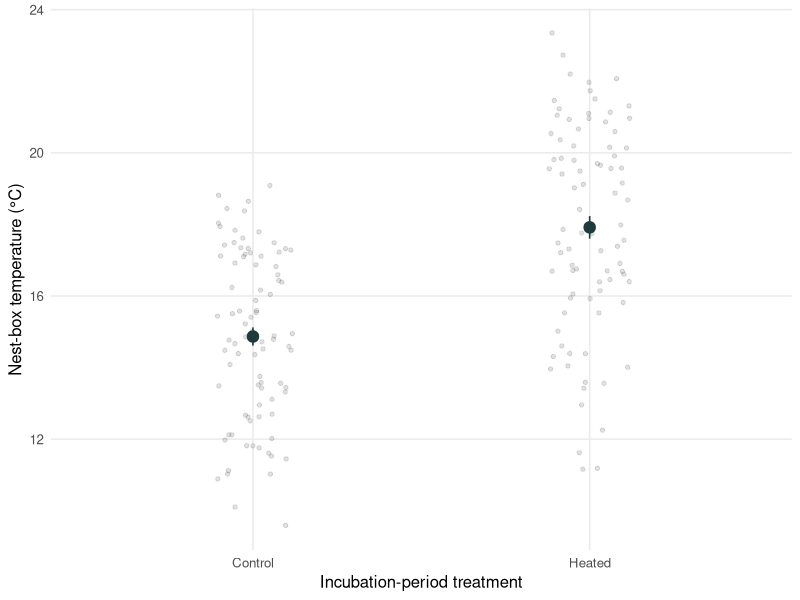
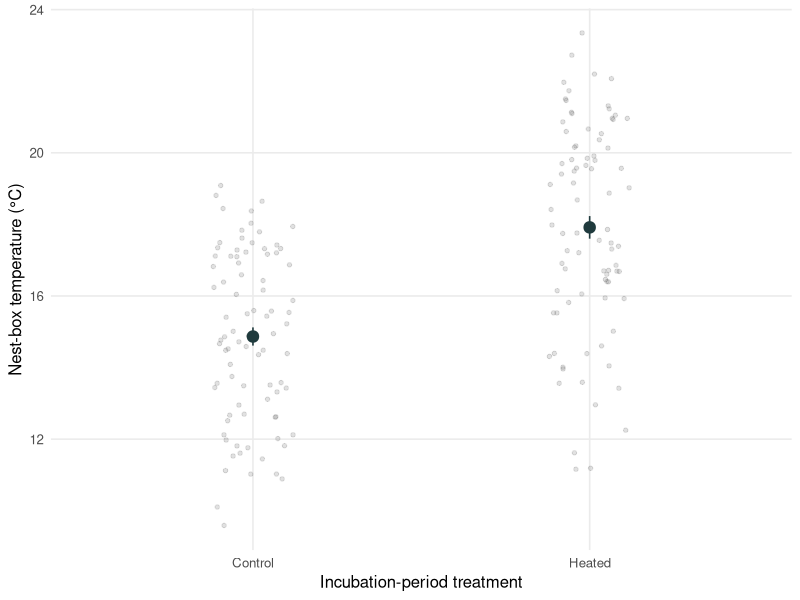

Source code (R) for these figures, in order:
suppressPackageStartupMessages({
  library(readxl)
  library(dplyr)
  library(readr)
  library(ggplot2)
})

dir.create("models", showWarnings = FALSE)
dir.create(file.path("models", "manipulation_check"), showWarnings = FALSE, recursive = TRUE)
dir.create("figures", showWarnings = FALSE)
dir.create(file.path("figures", "manipulation_check"), showWarnings = FALSE, recursive = TRUE)

broods <- read_excel(
  "CF_exp_all_2026.xlsx",
  sheet = "CF_exp.broods_analysis",
  na = c("NA", "", "na", "NaN")
) %>%
  mutate(
    TEMP.BOX = suppressWarnings(as.numeric(TEMP.BOX)),
    EXP.INC = factor(EXP.INC, levels = c("Control", "Heated")),
    YEAR = factor(YEAR)
  ) %>%
  filter(!is.na(TEMP.BOX), !is.na(EXP.INC), !is.na(YEAR)) %>%
  droplevels()

manipulation_model <- lm(TEMP.BOX ~ EXP.INC + YEAR, data = broods)

means <- broods %>%
  group_by(EXP.INC) %>%
  summarise(
    n = n(),
    mean_temp = mean(TEMP.BOX),
    se_temp = sd(TEMP.BOX) / sqrt(n()),
    .groups = "drop"
  )

drop_tests <- drop1(manipulation_model, test = "F")
test_table <- as.data.frame(drop_tests) %>%
  tibble::rownames_to_column("term") %>%
  filter(term %in% c("EXP.INC", "YEAR")) %>%
  transmute(
    term,
    df = Df,
    sum_of_squares = `Sum of Sq`,
    F_value = `F value`,
    p_value = `Pr(>F)`
  )

treatment_estimate <- tibble(
  term = "EXP.INCHeated",
  estimate = coef(summary(manipulation_model))["EXP.INCHeated", "Estimate"],
  std_error = coef(summary(manipulation_model))["EXP.INCHeated", "Std. Error"],
  statistic = coef(summary(manipulation_model))["EXP.INCHeated", "t value"],
  p_value = coef(summary(manipulation_model))["EXP.INCHeated", "Pr(>|t|)"],
  residual_df = df.residual(manipulation_model),
  n = nrow(broods)
)

write_csv(means, "models/manipulation_check/nestbox_temperature_means.csv")
write_csv(test_table, "models/manipulation_check/nestbox_temperature_tests.csv")
write_csv(treatment_estimate, "models/manipulation_check/nestbox_temperature_treatment_estimate.csv")
capture.output(
  summary(manipulation_model),
  file = "models/manipulation_check/nestbox_temperature_lm_summary.txt"
)

pred <- means %>%
  mutate(
    ymin = mean_temp - se_temp,
    ymax = mean_temp + se_temp
  )

p <- ggplot() +
  geom_jitter(
    data = broods,
    aes(x = EXP.INC, y = TEMP.BOX),
    width = 0.12,
    height = 0,
    alpha = 0.18,
    size = 1.2,
    color = "grey35"
  ) +
  geom_pointrange(
    data = pred,
    aes(x = EXP.INC, y = mean_temp, ymin = ymin, ymax = ymax),
    color = "#1F3A3D",
    linewidth = 0.55,
    size = 0.72
  ) +
  labs(
    x = "Incubation-period treatment",
    y = "Nest-box temperature (°C)"
  ) +
  theme_minimal(base_size = 12) +
  theme(panel.grid.minor = element_blank())

ggsave("figures/manipulation_check/nestbox_temperature_manipulation.png", p, width = 6.2, height = 4.2, dpi = 300)
ggsave("figures/manipulation_check/nestbox_temperature_manipulation.pdf", p, width = 6.2, height = 4.2)

message("Temperature manipulation check saved in models/manipulation_check and figures/manipulation_check.")
